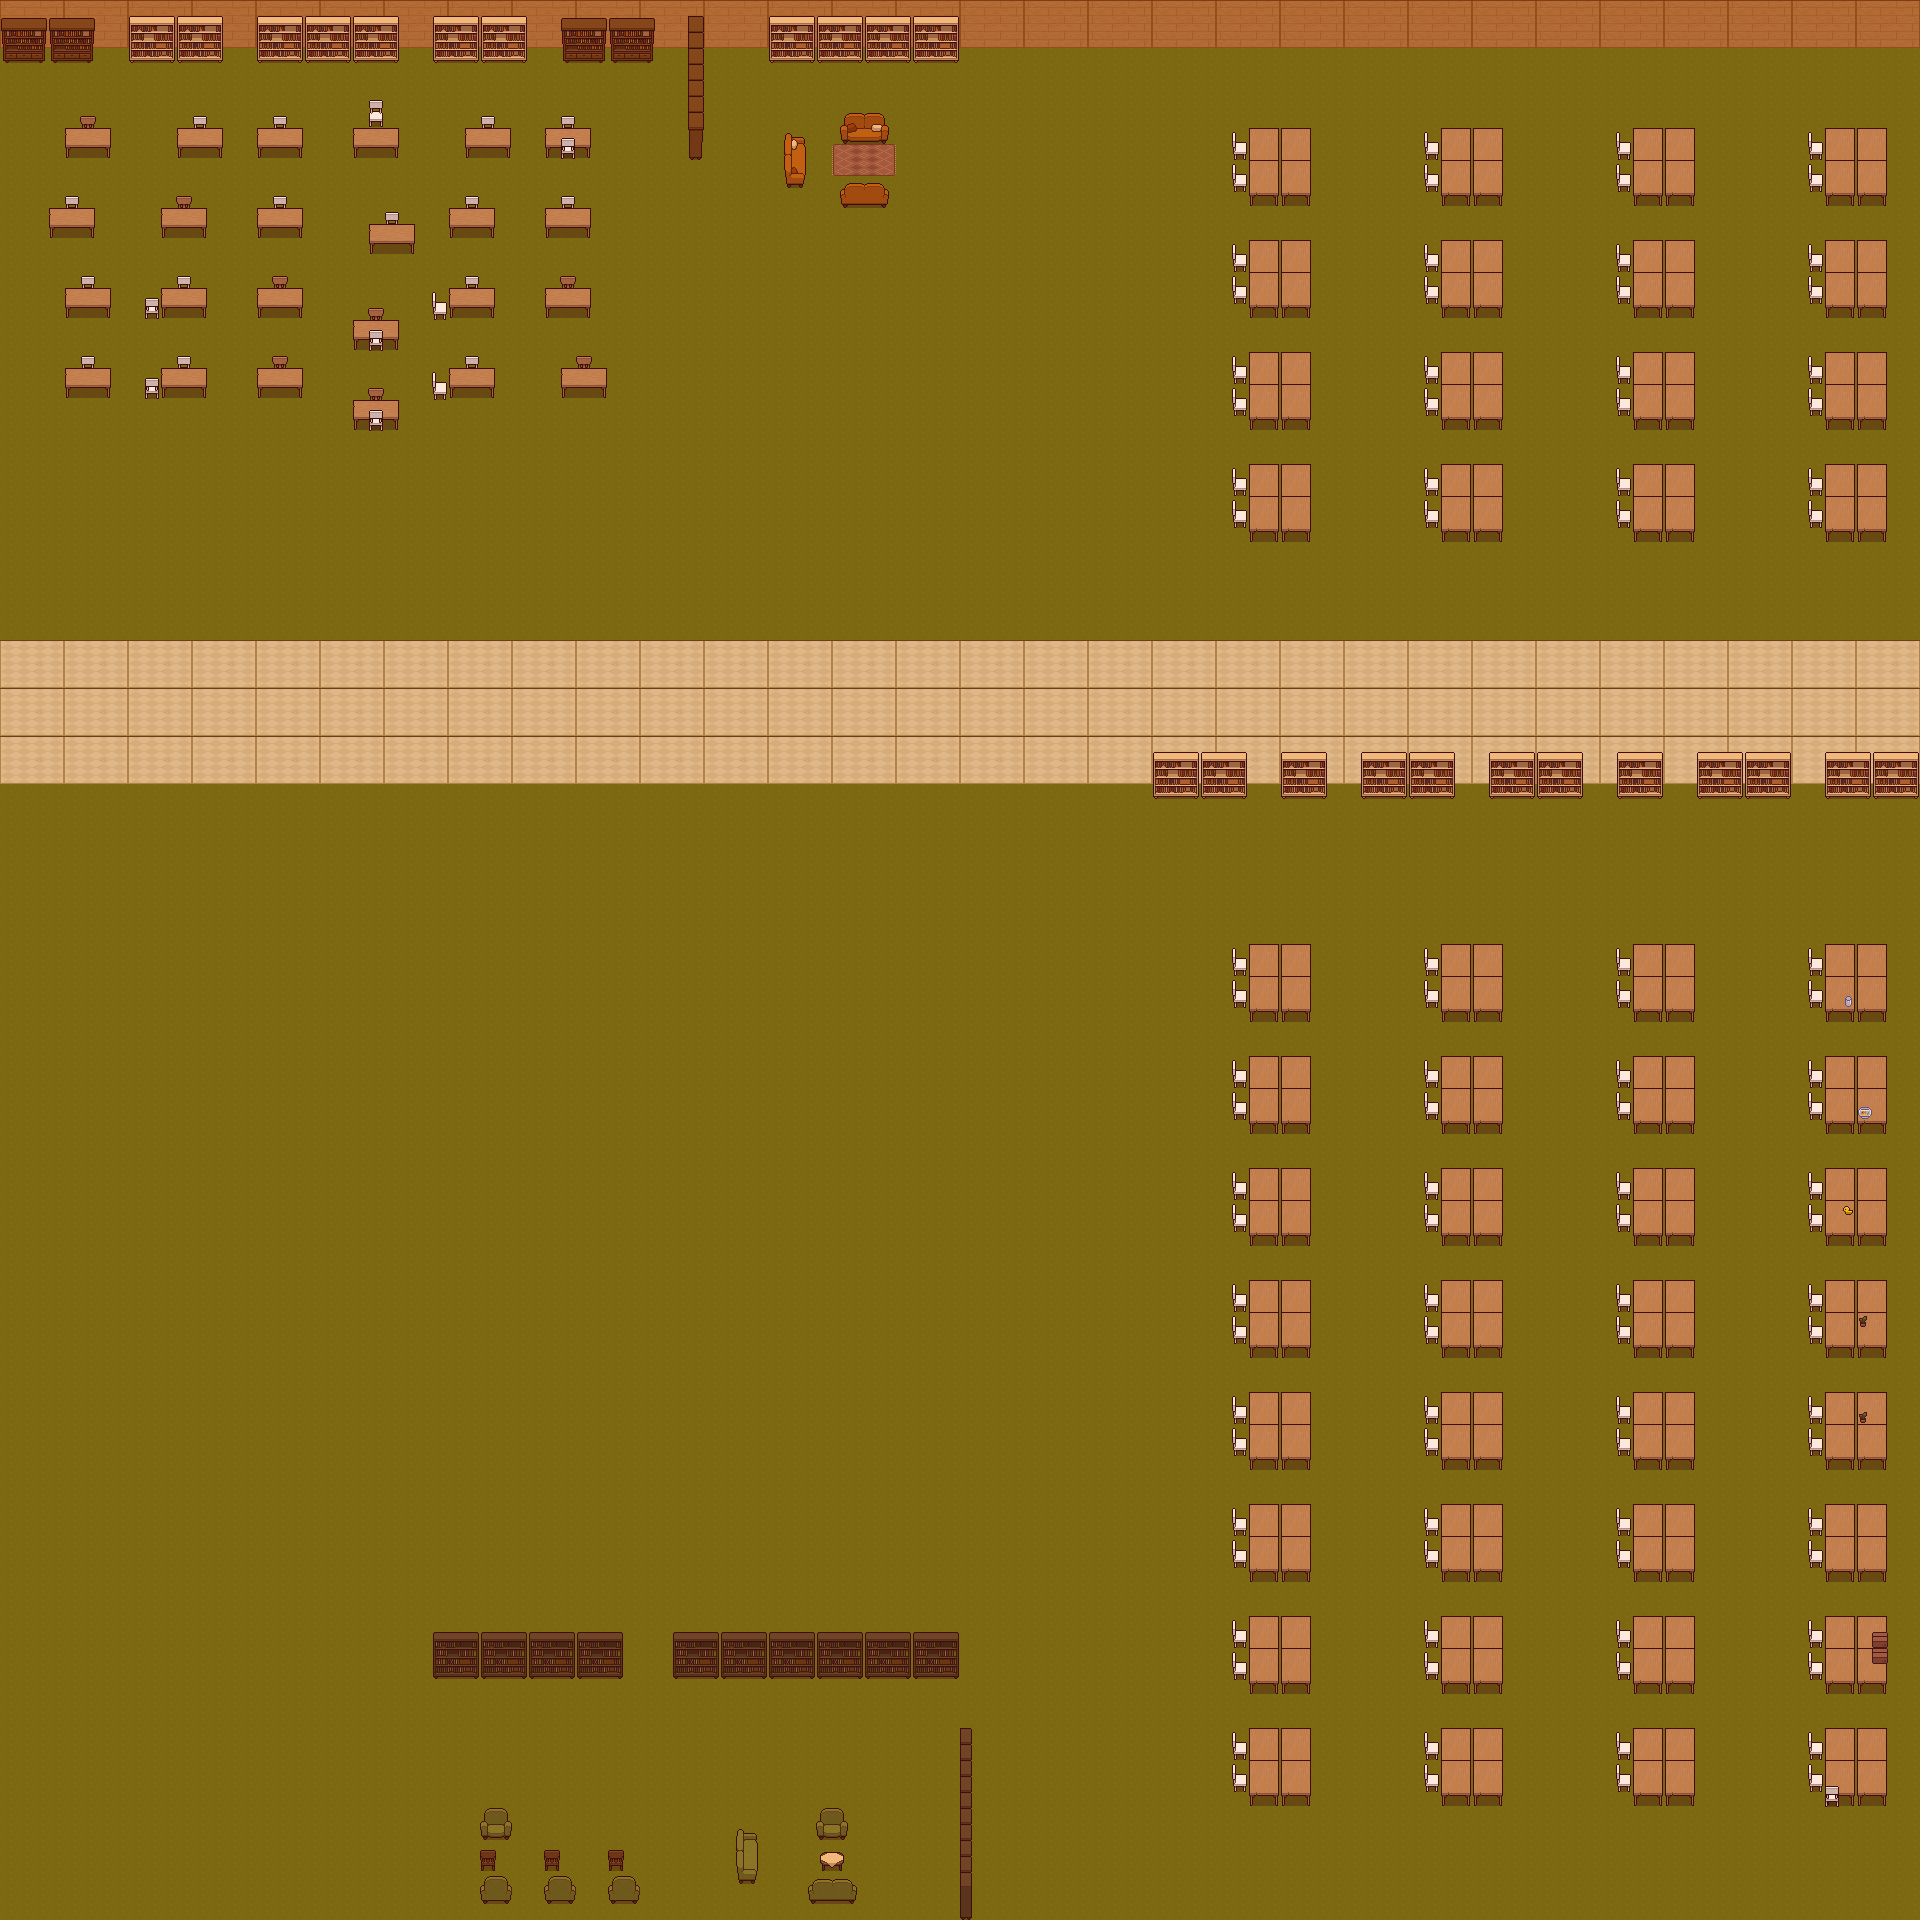

This game map was drawn from its Tiled (.tmx) file and the tilesets committed beside it. A one-line description and the trimmed map source follow:
An orthogonal 120x120 tile map with 16x16 px tiles, 11 tile layers (TilesForEnemyFirst, TilesForEnemySecond, TilesForEnemyThird, TilesForEnemyForth, ...), 5 tilesets.

<map version="1.10" tiledversion="1.10.2" orientation="orthogonal" renderorder="right-down" width="120" height="120" tilewidth="16" tileheight="16" infinite="0" nextlayerid="14" nextobjectid="1">
 <editorsettings>
  <export target="libaryMap.json" format="json" />
 </editorsettings>
 <tileset firstgid="1" name="TopDownHouse_DoorsAndWindows" tilewidth="16" tileheight="16" tilecount="180" columns="18">
  <image source="TopDownHouse_DoorsAndWindows.png" width="288" height="160" />
 </tileset>
 <tileset firstgid="181" name="TopDownHouse_FloorsAndWalls" tilewidth="16" tileheight="16" tilecount="162" columns="18">
  <image source="TopDownHouse_FloorsAndWalls.png" width="288" height="144" />
 </tileset>
 <tileset firstgid="343" name="TopDownHouse_FurnitureState1" tilewidth="16" tileheight="16" tilecount="234" columns="13">
  <image source="TopDownHouse_FurnitureState1.png" width="208" height="288" />
 </tileset>
 <tileset firstgid="577" name="TopDownHouse_FurnitureState2" tilewidth="16" tileheight="16" tilecount="234" columns="13">
  <image source="TopDownHouse_FurnitureState2.png" width="208" height="288" />
 </tileset>
 <tileset firstgid="811" name="TopDownHouse_SmallItems" tilewidth="16" tileheight="16" tilecount="64" columns="8">
  <image source="TopDownHouse_SmallItems.png" width="128" height="128" />
 </tileset>
 <layer id="9" name="TilesForEnemyFirst" width="120" height="120" opacity="0">
  <data>[14400 cells, 122 non-empty, 1 distinct tile ids]</data>
 </layer>
 <layer id="10" name="TilesForEnemySecond" width="120" height="120" opacity="0">
  <data>[14400 cells, 268 non-empty, 1 distinct tile ids]</data>
 </layer>
 <layer id="11" name="TilesForEnemyThird" width="120" height="120" opacity="0">
  <data>[14400 cells, 322 non-empty, 1 distinct tile ids]</data>
 </layer>
 <layer id="12" name="TilesForEnemyForth" width="120" height="120" opacity="0">
  <data>[14400 cells, 300 non-empty, 1 distinct tile ids]</data>
 </layer>
 <layer id="13" name="TilesForEnemyFifth" width="120" height="120" opacity="0">
  <data>[14400 cells, 496 non-empty, 1 distinct tile ids]</data>
 </layer>
 <layer id="2" name="FloorAndWalls" width="120" height="120">
  <data>[14400 cells, 14400 non-empty, 25 distinct tile ids]</data>
 </layer>
 <layer id="6" name="Furniture1Floor" width="120" height="120">
  <data>[14400 cells, 8 non-empty, 6 distinct tile ids]</data>
 </layer>
 <layer id="3" name="Furniture1" width="120" height="120">
  <data>[14400 cells, 1605 non-empty, 64 distinct tile ids]</data>
 </layer>
 <layer id="5" name="Furniture1.1" width="120" height="120">
  <data>[14400 cells, 8 non-empty, 2 distinct tile ids]</data>
 </layer>
 <layer id="4" name="Furniture2" width="120" height="120">
  <data>[14400 cells, 148 non-empty, 42 distinct tile ids]</data>
 </layer>
 <layer id="7" name="Smallitems" width="120" height="120">
  <data>[14400 cells, 7 non-empty, 5 distinct tile ids]</data>
 </layer>
</map>
